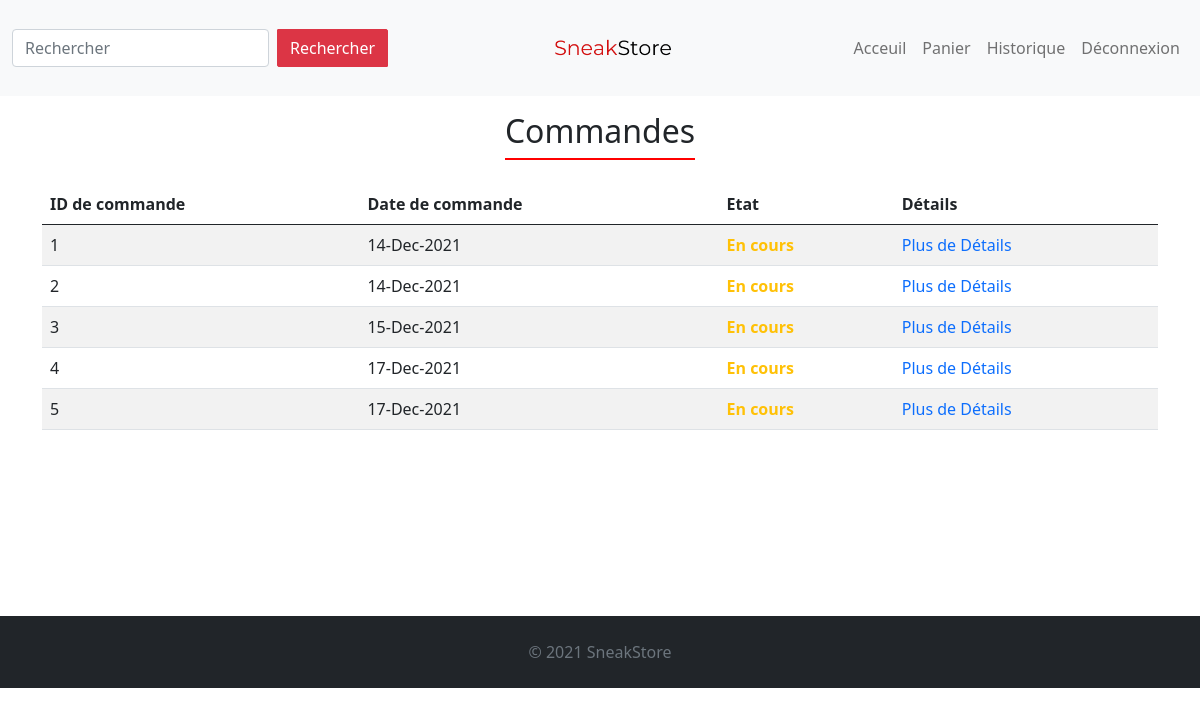
The app's page /orders.php (signed in) with its own data.
### tables this page shows
CREATE TABLE `orders` (
  `idOrder` int(11) NOT NULL,
  `date` date NOT NULL,
  `email` varchar(255) NOT NULL,
  `status` int(11) NOT NULL
);

### orders.php (the view, shortened to what this page needs)
<?php
include('db_conn.php');
$show = $info = "";
$email = $_SESSION['email'];
$sql = "SELECT * FROM `orders` WHERE `email` = '$email'";
$stmt = $pdo->query($sql);
$row = $stmt->fetch();
    if (!empty($row)) {
      do {
        $status = '<b class="text-warning">En cours</b>';
          $show .= '<tr>
                  <td>'.$row['idOrder'].'</td>
                  <td>'.date('d-M-Y', strtotime($row['date'])).'</td>
                  <td>'.$status.'</td>
                  <td><a href="order_details.php?idOrder='.$row['idOrder'].'" class="text-primary">Plus de Détails</a></td>
          </tr>';
      } while ($row = $stmt->fetch());
    }
?>
<!doctype html>
<html lang="en">
  <head>
    <link href="https://cdn.jsdelivr.net/npm/bootstrap@5.0.2/dist/css/bootstrap.min.css" rel="stylesheet">
    <link rel="stylesheet" href="assets/css/style.css">
  </head>
  <body>
  <header>
      <nav class="navbar navbar-expand-lg navbar-light bg-light">
        <div class="container-fluid">
          <a class="navbar-brand d-flex align-items-center mx-auto order-2" href="index.php">
          <img src="images/logo.png" alt="" height="70" class="d-inline-block me-2 align-text-top">
        </a>
          <div class="collapse navbar-collapse ms-auto order-3 flex-grow-0" id="navbarText">
            <?php include('navbar.php'); ?>
        </div>
    <form class="d-flex me-auto order-1" action="search.php" method="GET">
      <input class="form-control me-2" type="search" name="q" placeholder="Rechercher" aria-label="Search">
      <button class="btn btn-danger" type="submit">Rechercher</button>
    </form>
        </div>
      </nav>
  </header>
    <div class="wrapper">
        <div class="container">
        <div class="heading my-3">
          <h2>Commandes</h2>
          </div>
            <table class="table table-striped table-hover">
                <thead>
                    <tr>
                        <th>ID de commande</th>
                        <th>Date de commande</th>
                        <th>Etat</th>
                        <th>Détails</th>
                    </tr>
                </thead>
                <tbody>
                    <?php echo $show; ?>
                </tbody>
            </table>
        </div>
    </div>
    <footer class="py-4 mt-4 footer-dark bg-dark">
      <p class="text-center text-muted mb-0">© 2021 SneakStore</p>
    </footer>
  </body>
  </html>

### assets/css/style.css (style rules this page uses)
a { text-decoration: none; color: inherit; }
body { min-height: 100vh; }
.heading { text-align: center; }
.heading h2 { display: inline-block; padding-bottom: 8px; border-bottom: 2px red solid; }
.btn { color: white; border-radius: 1px 2px; }
.wrapper { min-height: 60vh; }
.navbar-brand { font-size: 26px; font-weight: 700; font-family: Georgia, 'Times New Roman', Times, serif; }

### records on screen
orders: idOrder "1", date "14-Dec-2021"
orders: idOrder "2", date "14-Dec-2021"
orders: idOrder "3", date "15-Dec-2021"
orders: idOrder "4", date "17-Dec-2021"
orders: idOrder "5", date "17-Dec-2021"
